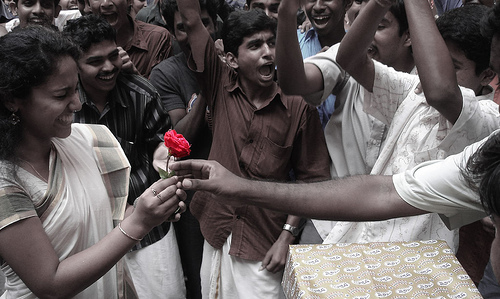
#> input picture data/original_images/im10667.jpg, 500 x 299 px; its folder holds only this picture in this run
$ python DK_SRGANProj_prepare_dataset.py
#> lines starting #> are read from the running program, lines starting #| are printed output that depends on the picture
import cv2
import numpy as np
import os
import matplotlib.pyplot as plt

train_dir = "data"

for img in os.listdir( train_dir + "/original_images"):
    img_array = cv2.imread(train_dir + "/original_images/" + img)
#> img_array is the input picture: shape (299, 500, 3); mean B, G, R 92.1, 92.4, 98.9

    img_array = cv2.resize(img_array, (128,128))
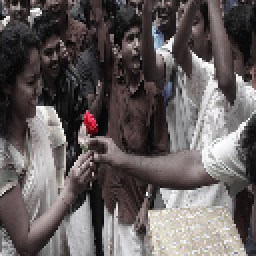
#> img_array: shape (128, 128, 3) (shown 2 times larger); mean B, G, R 91.9, 92.2, 98.7
    lr_img_array = cv2.resize(img_array,(32,32))
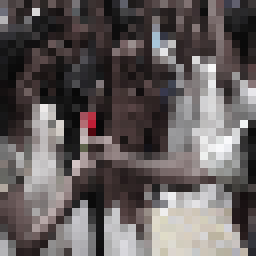
#> lr_img_array: shape (32, 32, 3) (shown 8 times larger); mean B, G, R 92.2, 92.5, 99
    cv2.imwrite(train_dir+ "/hr_images/" + img, img_array)
    cv2.imwrite(train_dir+ "/lr_images/"+ img, lr_img_array)

$ run again, on data/original_images/im11699.jpg
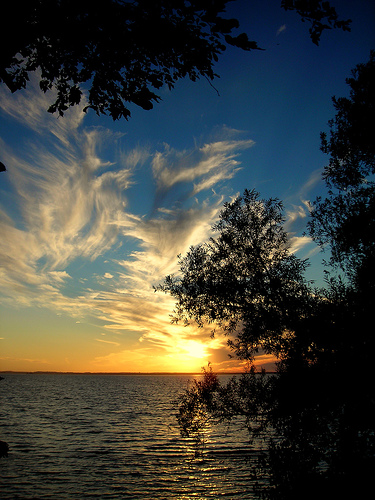
#> input picture data/original_images/im11699.jpg, 375 x 500 px
#> img_array is the input picture: shape (500, 375, 3); mean B, G, R 59.5, 66.8, 65.4
#> `img_array = cv2.resize(img_array, (128,128))`:
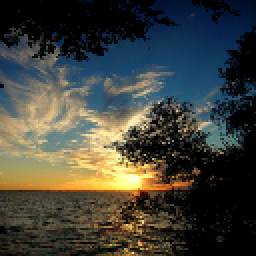
#> img_array: shape (128, 128, 3) (shown 2 times larger); mean B, G, R 59.3, 66.6, 65.3
#> `lr_img_array = cv2.resize(img_array,(32,32))`:
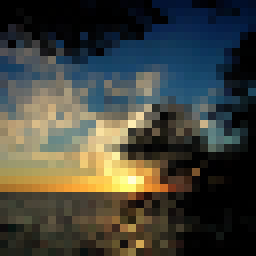
#> lr_img_array: shape (32, 32, 3) (shown 8 times larger); mean B, G, R 59.5, 67.1, 65.8

$ run again, on data/original_images/im12373.jpg
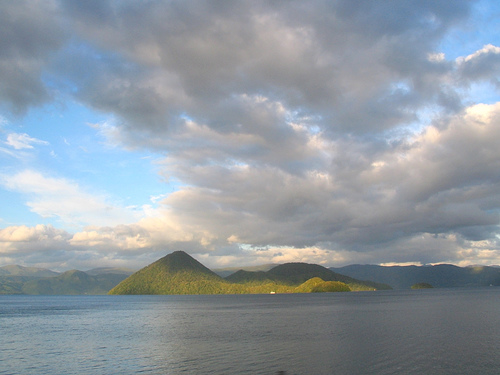
#> input picture data/original_images/im12373.jpg, 500 x 375 px
#> img_array is the input picture: shape (375, 500, 3); mean B, G, R 161.6, 153.4, 143.9
#> `img_array = cv2.resize(img_array, (128,128))`:
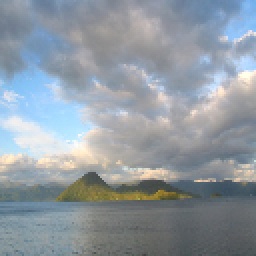
#> img_array: shape (128, 128, 3) (shown 2 times larger); mean B, G, R 161.5, 153.3, 143.8
#> `lr_img_array = cv2.resize(img_array,(32,32))`:
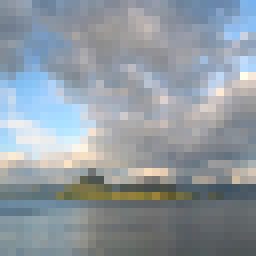
#> lr_img_array: shape (32, 32, 3) (shown 8 times larger); mean B, G, R 161.7, 153.6, 144.2

$ run again, on data/original_images/im12560.jpg
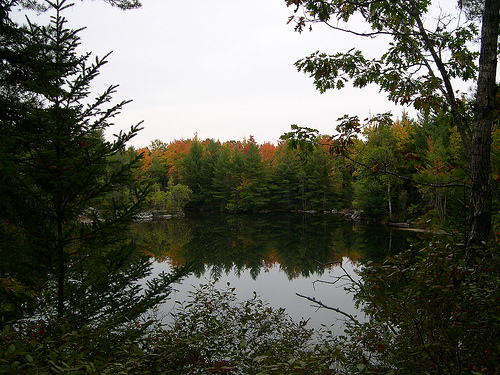
#> input picture data/original_images/im12560.jpg, 500 x 375 px
#> img_array is the input picture: shape (375, 500, 3); mean B, G, R 80, 92.7, 91.2
#> `img_array = cv2.resize(img_array, (128,128))`:
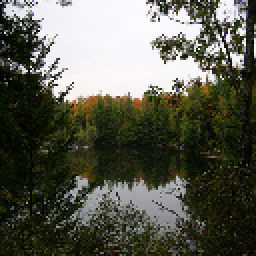
#> img_array: shape (128, 128, 3) (shown 2 times larger); mean B, G, R 79.9, 92.5, 91.1
#> `lr_img_array = cv2.resize(img_array,(32,32))`:
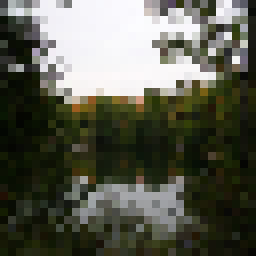
#> lr_img_array: shape (32, 32, 3) (shown 8 times larger); mean B, G, R 78.7, 91.5, 89.9

$ run again, on data/original_images/im10788.jpg
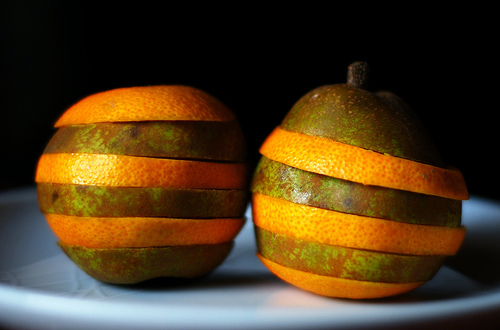
#> input picture data/original_images/im10788.jpg, 500 x 330 px
#> img_array is the input picture: shape (330, 500, 3); mean B, G, R 29.1, 58.5, 79.3
#> `img_array = cv2.resize(img_array, (128,128))`:
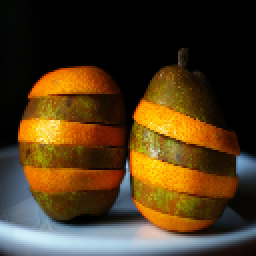
#> img_array: shape (128, 128, 3) (shown 2 times larger); mean B, G, R 29.1, 58.5, 79.2
#> `lr_img_array = cv2.resize(img_array,(32,32))`:
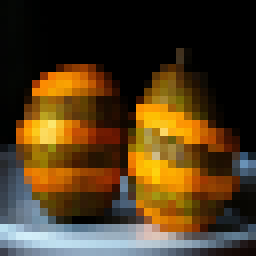
#> lr_img_array: shape (32, 32, 3) (shown 8 times larger); mean B, G, R 29.2, 59, 80
